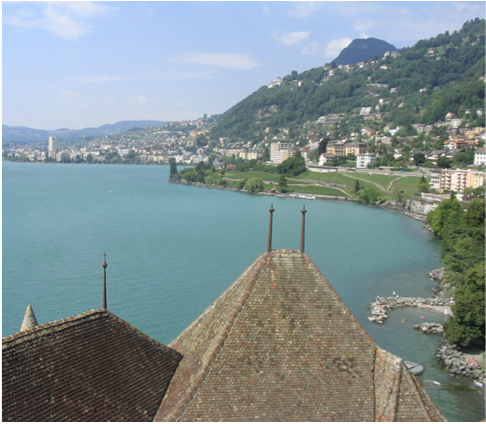
#> input picture test_image.png, 486 x 424 px
$ python feature_extraction.py test_image.png
#> lines starting #> are read from the running program, lines starting #| are printed output that depends on the picture
import numpy as np
import matplotlib.pyplot as plt
from PIL import Image
import os
import math

# ---------------------------------------------------------
# 1. CORE MATH & KERNEL HELPERS
# ---------------------------------------------------------

def get_gabor_kernel(sigma, theta, Lambda, gamma):
    """Generates a zero-mean Gabor kernel using standard math."""
    half_size = int(3 * sigma)
    size = 2 * half_size + 1

    kernel = [[0.0] * size for _ in range(size)]
    total = 0.0

    for i, y in enumerate(range(-half_size, half_size + 1)):
        for j, x in enumerate(range(-half_size, half_size + 1)):

            x_theta = x * math.cos(theta) + y * math.sin(theta)
            y_theta = -x * math.sin(theta) + y * math.cos(theta)

            gaussian = math.exp(
                -0.5 * (
                    (x_theta ** 2) / (sigma ** 2) +
                    (gamma ** 2 * y_theta ** 2) / (sigma ** 2)
                )
            )
            sinusoid = math.cos(2 * math.pi * x_theta / Lambda)

            val = gaussian * sinusoid
            kernel[i][j] = val
            total += val

    # Subtract mean (zero-mean property)
    mean_val = total / (size * size)
    for i in range(size):
        for j in range(size):
            kernel[i][j] -= mean_val

    return kernel

def pure_python_gaussian_kernel(sigma):
    """Returns a 1D normalized Gaussian kernel for separable blur."""
    radius = int(math.ceil(3 * sigma))
    kernel = []
    for x in range(-radius, radius + 1):
        kernel.append(math.exp(-(x**2) / (2 * sigma**2)))
    total = sum(kernel)
    return [k / total for k in kernel]

def pure_python_gaussian_blur(img_list, sigma):
    """Applies separable Gaussian blur (horizontal then vertical) with mirror padding."""
    kernel = pure_python_gaussian_kernel(sigma)
    k_radius = len(kernel) // 2
    rows = len(img_list)
    cols = len(img_list[0])

    temp = [[0.0] * cols for _ in range(rows)]
    for r in range(rows):
        for c in range(cols):
            val = 0.0
            for i, k_val in enumerate(kernel):
                idx = c + i - k_radius
                if idx < 0: idx = -idx
                elif idx >= cols: idx = 2 * cols - 1 - idx
                if idx < 0: idx = 0
                elif idx >= cols: idx = cols - 1
                val += img_list[r][idx] * k_val
            temp[r][c] = val

    blurred = [[0.0] * cols for _ in range(rows)]
    for c in range(cols):
        for r in range(rows):
            val = 0.0
            for i, k_val in enumerate(kernel):
                idx = r + i - k_radius
                if idx < 0: idx = -idx
                elif idx >= rows: idx = 2 * rows - 1 - idx
                if idx < 0: idx = 0
                elif idx >= rows: idx = rows - 1
                val += temp[idx][c] * k_val
            blurred[r][c] = val

    return blurred

def pure_convolve2d_optimized(image_2d, kernel_2d):
    """2D convolution using pre-padded flat array and precomputed kernel offsets to minimize per-pixel overhead."""
    r_img, c_img = len(image_2d), len(image_2d[0])
    r_k, c_k = len(kernel_2d), len(kernel_2d[0])
    pad_r, pad_c = r_k // 2, c_k // 2

    # Width of our padded image
    w_pad = c_img + 2 * pad_c

    # 1. PRE-PAD AND FLATTEN THE IMAGE
    # Doing this once upfront removes boundary checks from the inner loops
    padded_1d = [0.0] * ((r_img + 2 * pad_r) * w_pad)
    idx = 0
    for i in range(-pad_r, r_img + pad_r):
        # Calculate symmetric row index
        mi = -i if i < 0 else (2 * r_img - 1 - i if i >= r_img else i)
        mi = max(0, min(r_img - 1, mi)) # Safety clamp

        for j in range(-pad_c, c_img + pad_c):
            # Calculate symmetric column index
            mj = -j if j < 0 else (2 * c_img - 1 - j if j >= c_img else j)
            mj = max(0, min(c_img - 1, mj)) # Safety clamp

            padded_1d[idx] = image_2d[mi][mj]
            idx += 1

    # 2. PRE-COMPUTE KERNEL OFFSETS
    # Instead of iterating x,y inside the kernel, we calculate the exact
    # 1D index offsets relative to the top-left of the receptive field.
    kernel_1d = []
    offsets = []
    for ki in range(r_k):
        for kj in range(c_k):
            kernel_1d.append(kernel_2d[ki][kj])
            offsets.append(ki * w_pad + kj)

    # Bundle them into tuples for the fastest possible iteration unpacking
    k_data = list(zip(offsets, kernel_1d))

    # 3. THE OPTIMIZED CONVOLUTION LOOP
    out_2d = []
    for i in range(r_img):
        out_row = []
        row_start = i * w_pad # Base 1D index for this row

        for j in range(c_img):
            start_idx = row_start + j

            val = sum(padded_1d[start_idx + off] * k_val for off, k_val in k_data)

            out_row.append(val)
        out_2d.append(out_row)

    return out_2d

def local_contrast_normalization(img_list, sigma=10):
    """Subtracts local mean and divides by local std dev; zeros out near-uniform regions below threshold."""
    rows = len(img_list)
    cols = len(img_list[0])

    local_mean = pure_python_gaussian_blur(img_list, sigma)

    centered = [[0.0] * cols for _ in range(rows)]
    centered_sq = [[0.0] * cols for _ in range(rows)]

    for r in range(rows):
        for c in range(cols):
            diff = img_list[r][c] - local_mean[r][c]
            centered[r][c] = diff
            centered_sq[r][c] = diff ** 2

    local_var_sq = pure_python_gaussian_blur(centered_sq, sigma)

    threshold = 0.02
    result = [[0.0] * cols for _ in range(rows)]
    for r in range(rows):
        for c in range(cols):
            var = max(0.0, local_var_sq[r][c])
            local_var_sqrt = math.sqrt(var)

            if local_var_sqrt < threshold:
                result[r][c] = 0.0
            else:
                result[r][c] = centered[r][c] / (local_var_sqrt + 0.1)

    return result

# ---------------------------------------------------------
# 2. FEATURE EXTRACTION
# ---------------------------------------------------------

# [80 lines left out: function compute_color_feature, not called in this run]

def compute_gist(image_path, mask_path=None, scales=5, orientations=6, blocks=4):
    """Computes Gist descriptor purely with Python lists and basic math."""
#> called with image_path = 'test_image.png', scales = 5, orientations = 6, blocks = 4
    # 1. Load Image
    if isinstance(image_path, str):
        img = Image.open(image_path).convert('L').resize((256, 256), Image.Resampling.LANCZOS)
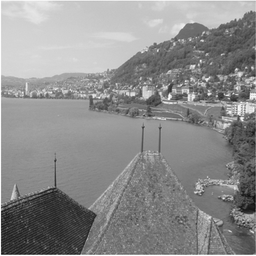
#> img: PIL image 256x256 L; min 11, max 255, mean 140.4
        pixels = list(img.getdata())
#> pixels = 65536 items
        width, height = 256, 256
        img_list = [[0.0] * width for _ in range(height)]
        for r in range(height):
            for c in range(width):
                img_list[r][c] = pixels[r * width + c] / 255.0
#> after the loop, img_list = 256 items
    else:
        # Input is a 2D list or numpy array
        try:
            raw = image_path.tolist()
        except AttributeError:
            raw = image_path
        height = len(raw)
        width = len(raw[0])
        img_list = [[float(raw[r][c]) for c in range(width)] for r in range(height)]

    gist_weights = [[1.0] * blocks for _ in range(blocks)]
    valid_mask = [[True] * width for _ in range(height)]
    hole_mask = [[False] * width for _ in range(height)]

    # 2. Handle Mask
    if mask_path and os.path.exists(mask_path):
        mask_img = Image.open(mask_path).convert('L').resize((256, 256), Image.Resampling.NEAREST)
        mask_pixels = list(mask_img.getdata())

        valid_sum = 0.0
        valid_count = 0

        for r in range(height):
            for c in range(width):
                val = mask_pixels[r * width + c] / 255.0
                if val > 0.5:
                    hole_mask[r][c] = True
                    valid_mask[r][c] = False
                else:
                    valid_sum += img_list[r][c]
                    valid_count += 1

        mean_val = valid_sum / valid_count if valid_count > 0 else 0.5

        # Fill holes with mean initially
        for r in range(height):
            for c in range(width):
                if hole_mask[r][c]:
                    img_list[r][c] = mean_val

        # Smooth diffusion
        for _ in range(20): # Reduced iterations from 20 for pure-python speed
            blurred_img = pure_python_gaussian_blur(img_list, sigma=2)
            for r in range(height):
                for c in range(width):
                    if hole_mask[r][c]:
                        img_list[r][c] = blurred_img[r][c]

        # Compute block weights
        block_h = height // blocks
        block_w = width // blocks
        for bh in range(blocks):
            for bw in range(blocks):
                valid_pixels = 0
                total_pixels = 0
                for r in range(bh * block_h, (bh + 1) * block_h):
                    for c in range(bw * block_w, (bw + 1) * block_w):
                        if valid_mask[r][c]:
                            valid_pixels += 1
                        total_pixels += 1
                gist_weights[bh][bw] = valid_pixels / total_pixels if total_pixels > 0 else 0.0

    # 3. Normalization and Filtering
    img_list = local_contrast_normalization(img_list)
#> in local_contrast_normalization, `rows = len(img_list)`: rows = 256
#> in pure_python_gaussian_blur, `temp = [[0.0] * cols for _ in range(rows)]`: temp = 256 items

    # Descriptor dimensions: [scales][orientations][blocks][blocks]
    gist_data = [[[[0.0]*blocks for _ in range(blocks)] for _ in range(orientations)] for _ in range(scales)]

    # Manual linspace
    sigmas = [4.0 - (3.0 * i / (scales - 1)) if scales > 1 else 4.0 for i in range(scales)]
    lambdas = [s * 2.5 for s in sigmas]

    for s in range(scales):
        for o in range(orientations):
            theta = o * math.pi / orientations
            kernel = get_gabor_kernel(sigmas[s], theta, lambdas[s], 0.5)

            filtered = pure_convolve2d_optimized(img_list, kernel)

            # Energy calculation (absolute value)
            for r in range(height):
                for c in range(width):
                    filtered[r][c] = abs(filtered[r][c])

            # 4. Spatial Pooling
            block_h = height // blocks
            block_w = width // blocks

            for bh in range(blocks):
                for bw in range(blocks):
                    block_sum = 0.0
                    block_valid_count = 0

                    for r in range(bh * block_h, (bh + 1) * block_h):
                        for c in range(bw * block_w, (bw + 1) * block_w):
                            if mask_path and os.path.exists(mask_path):
                                if valid_mask[r][c]:
                                    block_sum += filtered[r][c]
                                    block_valid_count += 1
                            else:
                                block_sum += filtered[r][c]
                                block_valid_count += 1

                    if block_valid_count > 0:
                        gist_data[s][o][bh][bw] = block_sum / block_valid_count
                    else:
                        gist_data[s][o][bh][bw] = 0.0
#> this loop made 5 passes
#> after the loop, gist_data = 5 items

    return np.array(gist_data), np.array(gist_weights)

def visualize_gist(gist_data, scales, orientations):
    """Renders a grid of GIST block-response maps (scale x orientation) and saves to gist_visualization.png."""
    plt.style.use('dark_background')
    fig = plt.figure(figsize=(14, 10), facecolor='#001a33')

    gs = fig.add_gridspec(scales + 1, orientations + 1,
                          width_ratios=[1]*orientations + [0.3],
                          height_ratios=[1]*scales + [0.5])

    v_max = max(gist_data.flat)
    if v_max <= 0:
        v_max = 1

    for s in range(scales):
        for o in range(orientations):
            ax = fig.add_subplot(gs[s, o])
            # Use 'jet' or 'magma' for high-contrast visibility
            im = ax.imshow(gist_data[s, o], cmap='jet', vmin=0, vmax=v_max)
            ax.set_xticks([]); ax.set_yticks([])
            for spine in ax.spines.values():
                spine.set_edgecolor('#444444')

    # Add Orientation Icons
    for o in range(orientations):
        ax_icon = fig.add_subplot(gs[scales, o])
        theta = o * math.pi / orientations
        icon = get_gabor_kernel(3, theta, 6, 0.5)
        ax_icon.imshow(icon, cmap='gray')
        ax_icon.axis('off')

    # Labels
    fig.text(0.5, 0.05, 'Edge Orientation', ha='center', color='white', fontsize=18)
    fig.text(0.07, 0.5, 'Frequency (High to Low)', va='center', rotation='vertical', color='white', fontsize=18)

    cax = fig.add_subplot(gs[0:scales, -1])
    plt.colorbar(im, cax=cax, label='Activation (Energy)')
    plt.tight_layout(rect=[0.08, 0.08, 0.95, 0.95])
    plt.savefig("gist_visualization.png", dpi=300, bbox_inches='tight', facecolor=fig.get_facecolor())

# [63 lines left out: functions generate_vertical_split, generate_high_freq_checkerboard, test_color_feature, not called in this run]

if __name__ == '__main__':
    import sys

    if len(sys.argv) > 1:
        image_path = sys.argv[1]
        print(f"Processing image: {image_path}...")
        data, weights = compute_gist(image_path)
#> weights = [[1, 1, 1, 1], [1, 1, 1, 1], [1, 1, 1, 1], [1, 1, 1, 1]]
    else:
        test_color_feature()

        # TEST: Generate a pure white image
        print("No image provided. Processing white image...")
        test_img = [[1.0] * 128 for _ in range(128)]
        # [5 lines of commented-out code are left out]
        img_bytes = bytes(int(test_img[r][c] * 255) for r in range(128) for c in range(128))
        Image.frombytes('L', (128, 128), img_bytes).save("horiz_split.png")
        data, weights = compute_gist(test_img)

    #print(data.shape)
    visualize_gist(data, 5, 6)
#> in visualize_gist, `v_max = max(gist_data.flat)`: v_max = 11.69
#> in visualize_gist, `plt.savefig("gist_visualization.png", dpi=300, bbox_inches='tight', fa..`:
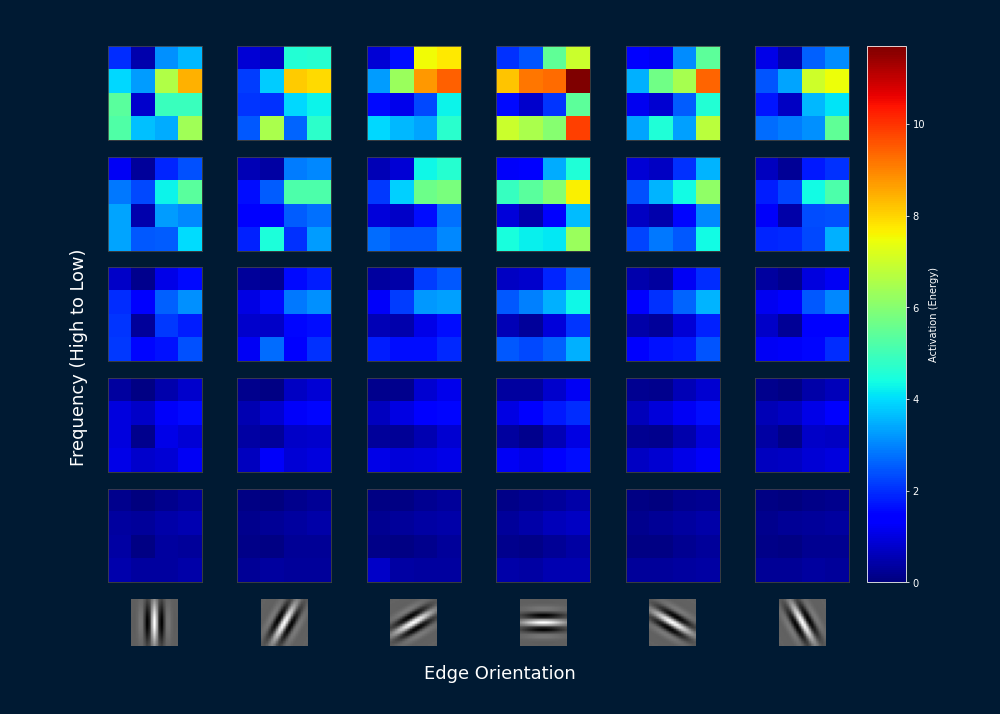
#> figure drawn by matplotlib, 37 panels
